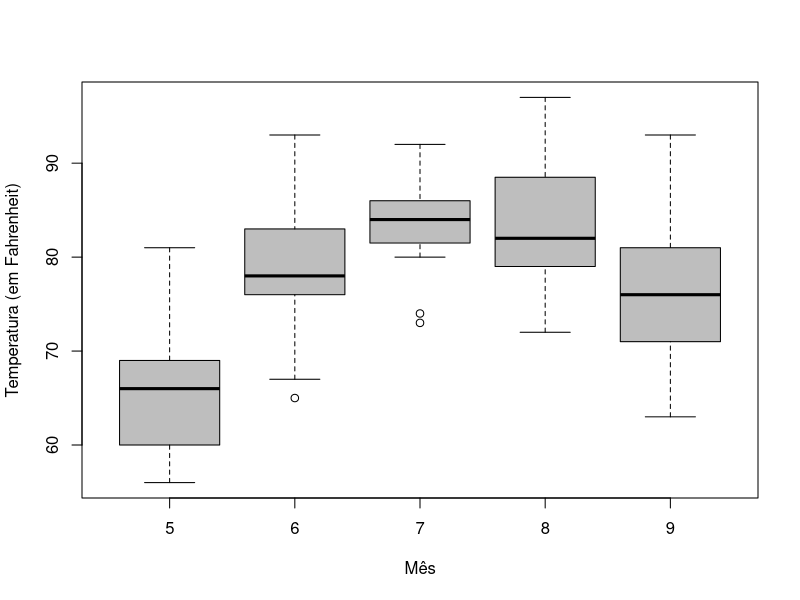
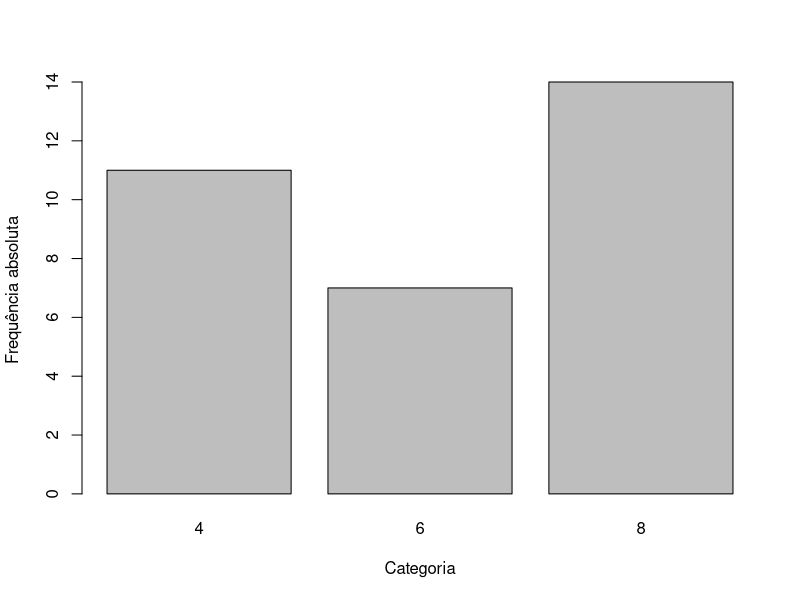
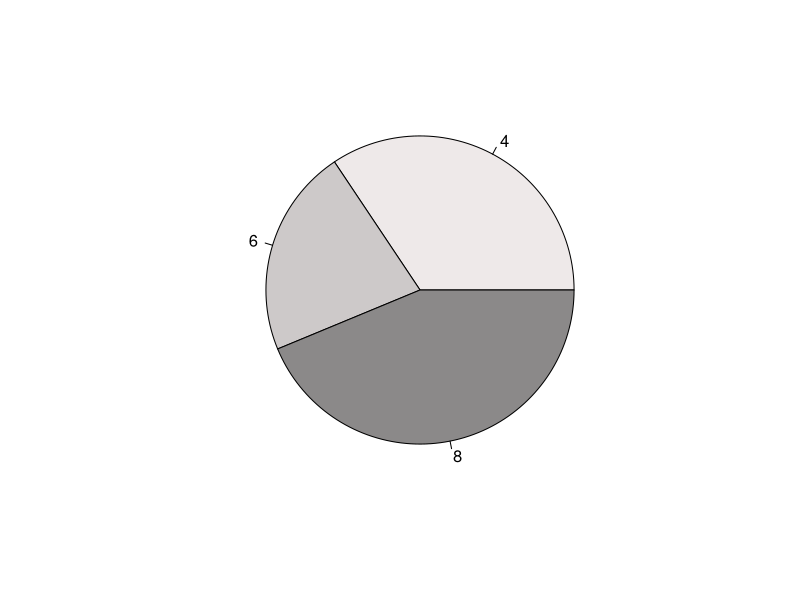
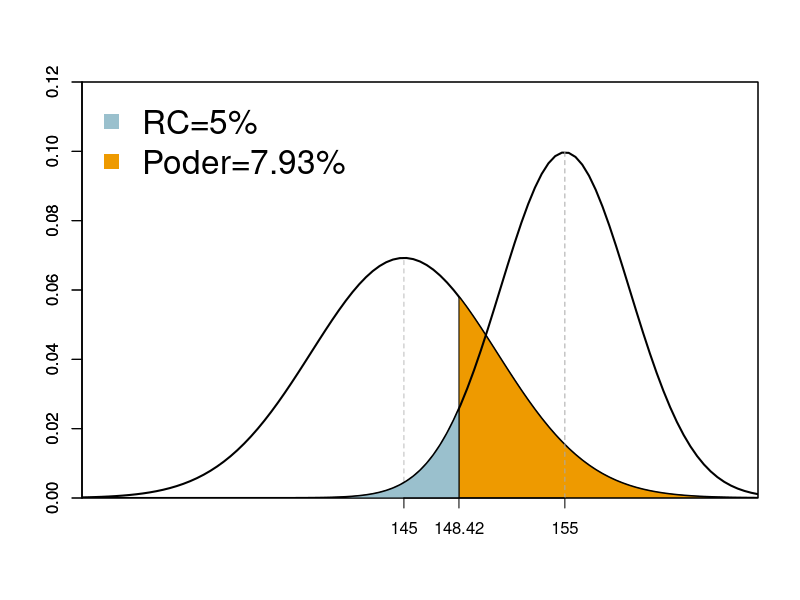
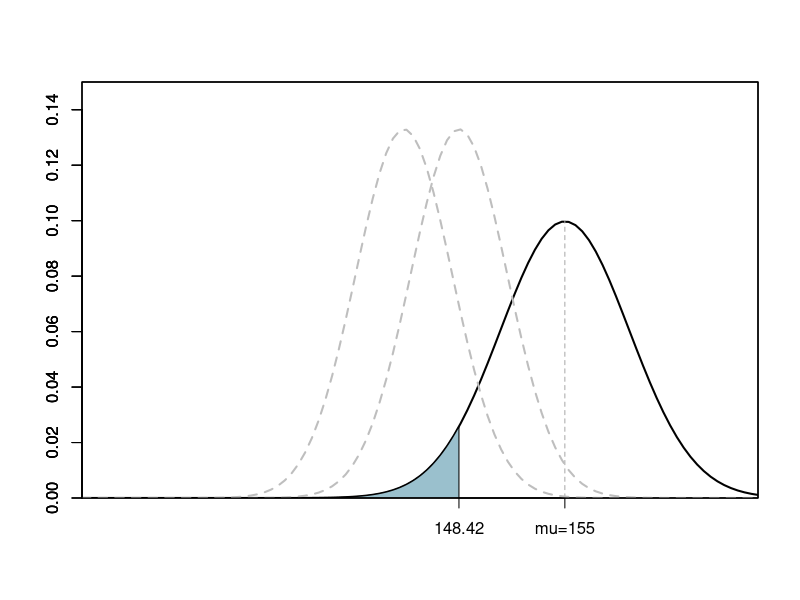
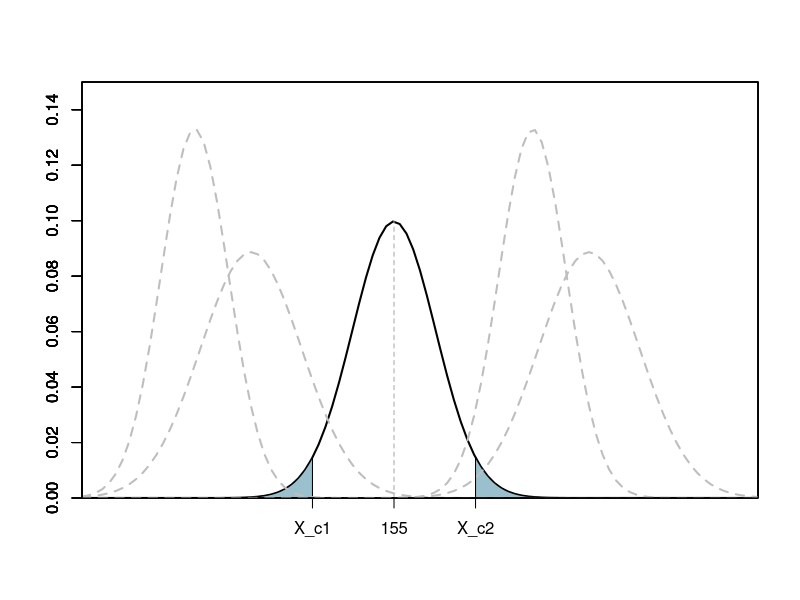

Source code (R) for these figures, in order:
# Subject: EDA
# Lecture: Graphs
# Author: Vinicius Osterne (www.osterne.com)



# all color in R
# https://r-charts.com/colors/


# boxplot
ozone <- airquality$Ozone
temp <- airquality$Temp


boxplot(Temp~Month,
        data=airquality,
        main="",
        xlab="Mês",
        ylab="Temperatura (em Fahrenheit)",
        col="gray",
        border="black"
)


# gráfico de barras
data(mtcars)
attach(mtcars)
table_aux = table(cyl)
table_aux
barplot(table_aux, 
        xlab = "Categoria", ylab = "Frequência absoluta", 
        col = c("grey", "grey", "grey"))



# gráfico de pizza
data(mtcars)
attach(mtcars)
table_aux = table(cyl)
table_aux
pie(table_aux,
    col = c("snow2", "snow3", "snow4"))
















#https://rpubs.com/EstatBasica/Cap12

x<-seq(125,167,0.1)  # eixo X do gráfico
regiao1=seq(148.42,167,0.01) # Regiao a ser sombreada na figura
cord.x <- c(min(regiao1),regiao1,max(regiao1))  # coordenadas X da regiao
cord.y <- c(0,dnorm(regiao1,mean=145,sd=5.76),0)  # coordenadas Y da regiao
curve(dnorm(x,mean=145,sd=5.76),xlim=c(125,167),ylim=c(0,0.12),xlab="",ylab="",xaxs="i",yaxs="i",col="black",lwd=2, xaxt='n')  # Curva da distribuicao normal
polygon(cord.x,cord.y,col='orange2') # plotando a regiao
lines(x=c(145,145),y=c(0,dnorm(145,145,5.76)),col="gray",lty=2) # linha vertical da media  

par(new=TRUE) # inserindo a segunda curva 
regiao2=seq(125,148.42,0.01) # Regiao a ser sombreada na figura
cord.x <- c(min(regiao2),regiao2,max(regiao2))
cord.y <- c(0,dnorm(regiao2,mean=155,sd=4),0) 
curve(dnorm(x,mean=155,sd=4),xlim=c(125,167),ylim=c(0,0.12),xlab="",ylab="",xaxs="i",yaxs="i",col="black",lwd=2, xaxt='n') 
polygon(cord.x,cord.y,col='lightblue3')
lines(x=c(155,155),y=c(0,dnorm(155,155,4)),col="darkgray",lty=2)
axis(side=1,at = c(145,148.42,155), labels = c("145","148.42","155")) # 'labels' do eixo X
legend("topleft", legend=c("RC=5%", "Poder=7.93%"), pch=c(15,15), col=c("lightblue3","orange2"), cex=2, bty = "n") # legenda




x<-seq(125,167,0.1)
regiao1=seq(125,148.42,0.01) # Regiao a ser sombreada na figura
cord.x <- c(min(regiao1),regiao1,max(regiao1))
cord.y <- c(0,dnorm(regiao1,mean=155,sd=4),0) 
curve(dnorm(x,mean=155,sd=4),xlim=c(125,167),ylim=c(0,0.15),xlab="",ylab="",xaxs="i",yaxs="i",col="black",lwd=2, xaxt='n') 

polygon(cord.x,cord.y,col='lightblue3')
lines(x=c(155,155),y=c(0,dnorm(155,155,4)),col="darkgray",lty=2)
axis(side=1,at = c(148.42,155), labels = c("148.42","mu=155"))

par(new=TRUE)

# Curva tracejada
curve(dnorm(x,mean=148.42,sd=3),xlim=c(125,167),ylim=c(0,0.15),xlab="",ylab="",xaxs="i",yaxs="i",col="gray",lty=2, lwd=2, xaxt='n') 

par(new=TRUE)
# Curva tracejada
curve(dnorm(x,mean=145,sd=3),xlim=c(125,167),ylim=c(0,0.15),xlab="",ylab="",xaxs="i",yaxs="i",col="gray",lty=2, lwd=2, xaxt='n') 




x<-seq(130,190,0.1)
regiao2=seq(130,147.16,0.01)
regiao1=seq(162.84,190,0.01)
cord.x1 <- c(min(regiao1),regiao1,max(regiao1))
cord.x2 <- c(min(regiao2),regiao2,max(regiao2))
cord.y1 <- c(0,dnorm(regiao1,mean=155,sd=4),0) 
cord.y2 <- c(0,dnorm(regiao2,mean=155,sd=4),0) 
curve(dnorm(x,mean=155,sd=4),xlim=c(125,190),ylim=c(0,0.15),xlab="",ylab="",xaxs="i",yaxs="i",lwd=2, xaxt='n') 
polygon(cord.x1,cord.y1,col='lightblue3')
polygon(cord.x2,cord.y2,col='lightblue3')
lines(x=c(155,155),y=c(0,dnorm(155,155,4)),col="darkgray",lty=2)
axis(side=1,at = c(147.16,155,162.84), 
     labels = c("X_c1","155","X_c2"))

par(new=TRUE)
# Curva tracejada
curve(dnorm(x,mean=145,sd=4.5),xlim=c(130,190),ylim=c(0,0.15),xlab="",ylab="",xaxs="i",yaxs="i",col="gray",lty=2, lwd=2, xaxt='n') 
par(new=TRUE)
# Curva tracejada
curve(dnorm(x,mean=140,sd=3),xlim=c(130,190),ylim=c(0,0.15),xlab="",ylab="",xaxs="i",yaxs="i",col="gray",lty=2, lwd=2, xaxt='n') 
par(new=TRUE)
# Curva tracejada
curve(dnorm(x,mean=170,sd=3),xlim=c(130,190),ylim=c(0,0.15),xlab="",ylab="",xaxs="i",yaxs="i",col="gray",lty=2, lwd=2, xaxt='n') 
par(new=TRUE)
# Curva tracejada
curve(dnorm(x,mean=175,sd=4.5),xlim=c(130,190),ylim=c(0,0.15),xlab="",ylab="",xaxs="i",yaxs="i",col="gray",lty=2, lwd=2, xaxt='n') 

